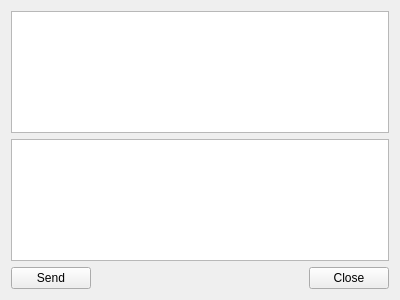
<?xml version="1.0" encoding="UTF-8"?>
<ui version="4.0">
 <class>TcpServer</class>
 <widget class="QWidget" name="TcpServer">
  <property name="geometry">
   <rect>
    <x>0</x>
    <y>0</y>
    <width>400</width>
    <height>300</height>
   </rect>
  </property>
  <property name="windowTitle">
   <string>Server</string>
  </property>
  <layout class="QGridLayout" name="gridLayout">
   <item row="0" column="0" colspan="3">
    <widget class="QTextEdit" name="textEdit_Read">
     <property name="readOnly">
      <bool>true</bool>
     </property>
    </widget>
   </item>
   <item row="1" column="0" colspan="3">
    <widget class="QTextEdit" name="textEdit_Write"/>
   </item>
   <item row="2" column="0">
    <widget class="QPushButton" name="pushButton_Send">
     <property name="text">
      <string>Send</string>
     </property>
    </widget>
   </item>
   <item row="2" column="1">
    <spacer name="horizontalSpacer">
     <property name="orientation">
      <enum>Qt::Horizontal</enum>
     </property>
     <property name="sizeHint" stdset="0">
      <size>
       <width>217</width>
       <height>20</height>
      </size>
     </property>
    </spacer>
   </item>
   <item row="2" column="2">
    <widget class="QPushButton" name="pushButton_Close">
     <property name="text">
      <string>Close</string>
     </property>
    </widget>
   </item>
  </layout>
 </widget>
 <resources/>
 <connections/>
</ui>
